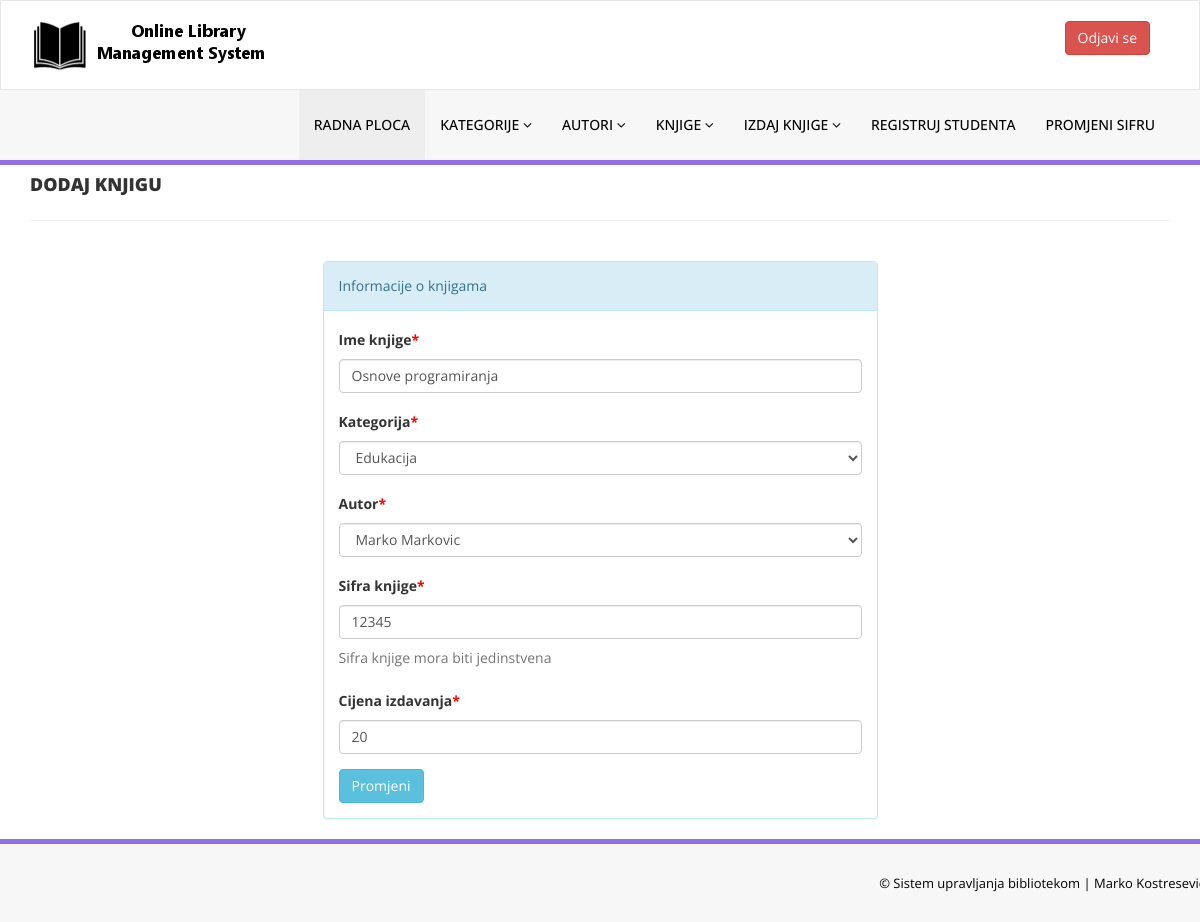
Page /admin/edit-book.php?bookid=4 (signed in) on the committed database.
### tables this page shows
CREATE TABLE `tblbooks` (
  `id` int(11) NOT NULL,
  `BookName` varchar(255) DEFAULT NULL,
  `CatId` int(11) DEFAULT NULL,
  `AuthorId` int(11) DEFAULT NULL,
  `ISBNNumber` int(11) DEFAULT NULL,
  `BookPrice` int(11) DEFAULT NULL,
  `RegDate` timestamp NULL DEFAULT current_timestamp(),
  `UpdationDate` timestamp NULL DEFAULT NULL ON UPDATE current_timestamp()
);

CREATE TABLE `tblcategory` (
  `id` int(11) NOT NULL,
  `CategoryName` varchar(150) DEFAULT NULL,
  `Status` int(1) DEFAULT NULL,
  `CreationDate` timestamp NULL DEFAULT current_timestamp(),
  `UpdationDate` timestamp NULL DEFAULT '0000-00-00 00:00:00' ON UPDATE current_timestamp()
);

CREATE TABLE `tblauthors` (
  `id` int(11) NOT NULL,
  `AuthorName` varchar(159) DEFAULT NULL,
  `creationDate` timestamp NULL DEFAULT current_timestamp(),
  `UpdationDate` timestamp NULL DEFAULT NULL ON UPDATE current_timestamp()
);

### admin/edit-book.php (the view, shortened to what this page needs)
<?php
include('includes/config.php');
if(strlen($_SESSION['alogin'])==0)
    {
header('location:index.php');
}
else{
?>
<!DOCTYPE html>
<html xmlns="http://www.w3.org/1999/xhtml">
<head>
    <link href="assets/css/bootstrap.css" rel="stylesheet" />
    <link href="assets/css/font-awesome.css" rel="stylesheet" />
    <link href="assets/css/style.css" rel="stylesheet" />
</head>
<body>
<?php include('includes/header.php');?>
    <div class="content-wra
    <div class="content-wrapper">
         <div class="container">
        <div class="row pad-botm">
            <div class="col-md-12">
                <h4 class="header-line">Dodaj knjigu</h4>
                            </div>
</div>
<div class="row">
<div class="col-md-6 col-sm-6 col-xs-12 col-md-offset-3"">
<div class="panel panel-info">
<div class="panel-heading">
Informacije o knjigama
</div>
<div class="panel-body">
<form role="form" method="post">
<?php
$bookid=intval($_GET['bookid']);
$sql = "SELECT tblbooks.BookName,tblcategory.CategoryName,tblcategory.id as cid,tblauthors.AuthorName,tblauthors.id as athrid,tblbooks.ISBNNumber,tblbooks.BookPrice,tblbooks.id as bookid from  tblbooks join tblcategory on tblcategory.id=tblbooks.CatId join tblauthors on tblauthors.id=tblbooks.AuthorId where tblbooks.id=:bookid";
$query = $dbh -> prepare($sql);
$query->bindParam(':bookid',$bookid,PDO::PARAM_STR);
$query->execute();
$results=$query->fetchAll(PDO::FETCH_OBJ);
if($query->rowCount() > 0)
{
foreach($results as $result)
{               ?>
<div class="form-group">
<label>Ime knjige<span style="color:red;">*</span></label>
<input class="form-control" type="text" name="bookname" value="<?php echo htmlentities($result->BookName);?>" required />
</div>
<div class="form-group">
<label> Kategorija<span style="color:red;">*</span></label>
<select class="form-control" name="category" required="required">
<option value="<?php echo htmlentities($result->cid);?>"> <?php echo htmlentities($catname=$result->CategoryName);?></option>
</select>
</div>
<div class="form-group">
<label> Autor<span style="color:red;">*</span></label>
<select class="form-control" name="author" required="required">
<option value="<?php echo htmlentities($result->athrid);?>"> <?php echo htmlentities($athrname=$result->AuthorName);?></option>
</select>
</div>
<div class="form-group">
<label>Sifra knjige<span style="color:red;">*</span></label>
<input class="form-control" type="text" name="isbn" value="<?php echo htmlentities($result->ISBNNumber);?>"  required="required" />
<p class="help-block">Sifra knjige mora biti jedinstvena</p>
</div>
 <div class="form-group">
 <label>Cijena izdavanja<span style="color:red;">*</span></label>
 <input class="form-control" type="text" name="price" value="<?php echo htmlentities($result->BookPrice);?>"   required="required" />
 </div>
 <?php }} ?>
<button type="submit" name="update" class="btn btn-info">Promjeni </button>
                                    </form>
                            </div>
                        </div>
                            </div>
        </div>
    </div>
    </div>
  <?php include('includes/footer.php');?>
</body>
</html>
<?php } ?>

### admin/assets/css/style.css (style rules this page uses)
.header-line { font-weight:900; padding-bottom:25px; border-bottom:1px solid #eeeeee; text-transform:uppercase; }
.pad-botm { padding-bottom:30px; }

### rows in the picture
tblbooks: bookname "Osnove programiranja", category "Edukacija", author "Marko Markovic", isbn "12345", price "20"
